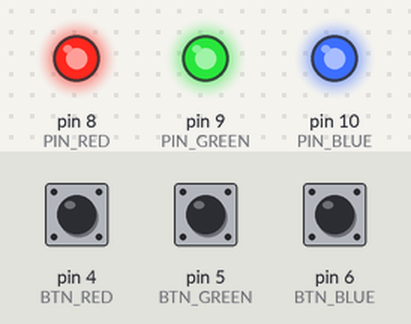
Bench run of a sketch on a simulated Arduino Uno, built with avr-gcc and run on an emulated ATmega328P. Shown: output pins drawn as LEDs (lit = HIGH). Inputs (shaded band) come from the test bench; at power-on: pin 4 (BTN_RED) HIGH, pin 5 (BTN_GREEN) HIGH, pin 6 (BTN_BLUE) HIGH.

Above: at 1.2 s.
1.3 s: pin 4 (BTN_RED) pulled LOW for 0.15 s
At 1.37 s:
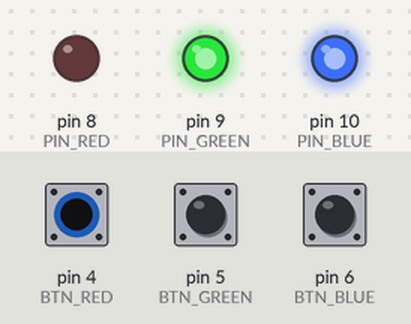
2.9 s: pin 5 (BTN_GREEN) pulled LOW for 0.15 s
At 2.97 s:
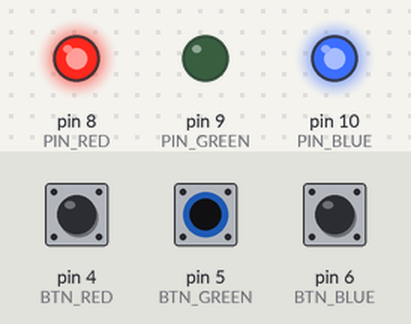
4.5 s: pin 6 (BTN_BLUE) pulled LOW for 0.15 s
At 4.57 s:
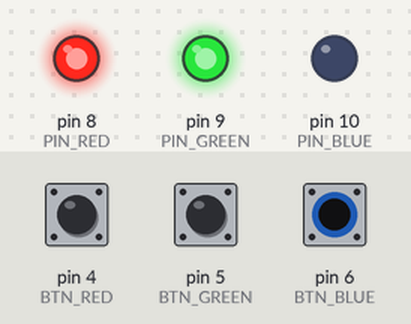
6.1 s: pin 6 (BTN_BLUE) pulled LOW for 3.2 s
At 9.7 s:
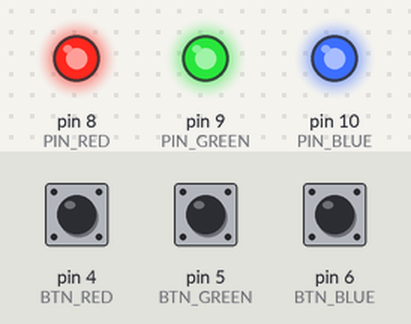
10.8 s: pin 4 (BTN_RED) pulled LOW for 3.2 s
At 12.0 s:
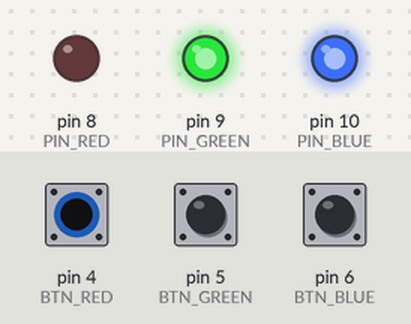
15.5 s: pin 4 (BTN_RED) driven LOW and pin 5 (BTN_GREEN) driven LOW
At 16.9 s:
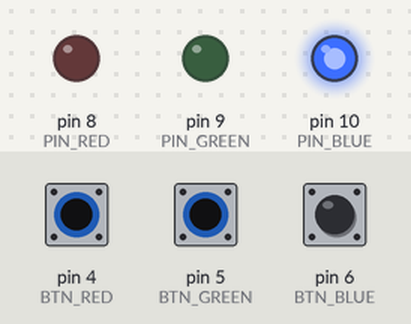
Timing chart, 0 to 18.0 s (numbered marks = the images above; inputs shaded):
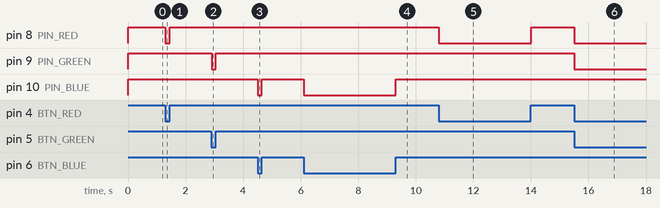

Measured:
- after the input at 1.3 s, pin 8 (PIN_RED): HIGH → LOW at once, → HIGH 0.15 s later
- after the input at 2.9 s, pin 9 (PIN_GREEN): HIGH → LOW at once, → HIGH 0.15 s later
- after the input at 4.5 s, pin 10 (PIN_BLUE): HIGH → LOW at once, → HIGH 0.15 s later
- after the input at 6.1 s, pin 10 (PIN_BLUE): HIGH → LOW at once, → HIGH 3.2 s later
- after the input at 10.8 s, pin 8 (PIN_RED): HIGH → LOW at once, → HIGH 3.2 s later
- after the input at 15.5 s, pin 8 (PIN_RED), pin 9 (PIN_GREEN): HIGH → LOW at once

The sketch:

Color_LED_Switch.ino
```cpp
const int BTN_RED = 4;
const int BTN_GREEN = 5;
const int BTN_BLUE = 6;

const int PIN_RED = 8;
const int PIN_GREEN = 9;
const int PIN_BLUE = 10;

void setup()
{
    pinMode(BTN_RED, INPUT);
    pinMode(BTN_GREEN, INPUT);
    pinMode(BTN_BLUE, INPUT);

    pinMode(PIN_RED, OUTPUT);
    pinMode(PIN_GREEN, OUTPUT);
    pinMode(PIN_BLUE, OUTPUT);
}

void loop()
{
    if (digitalRead(BTN_RED) == 0)
    {
        digitalWrite(PIN_RED, 0);
    }
    else
    {
        digitalWrite(PIN_RED, 1);
    }
    if (digitalRead(BTN_GREEN) == 0)
    {
        digitalWrite(PIN_GREEN, 0);
    }
    else
    {
        digitalWrite(PIN_GREEN, 1);
    }
    if (digitalRead(BTN_BLUE) == 0)
    {
        digitalWrite(PIN_BLUE, 0);
    }
    else
    {
        digitalWrite(PIN_BLUE, 1);
    }
    delay(5);
}
```
